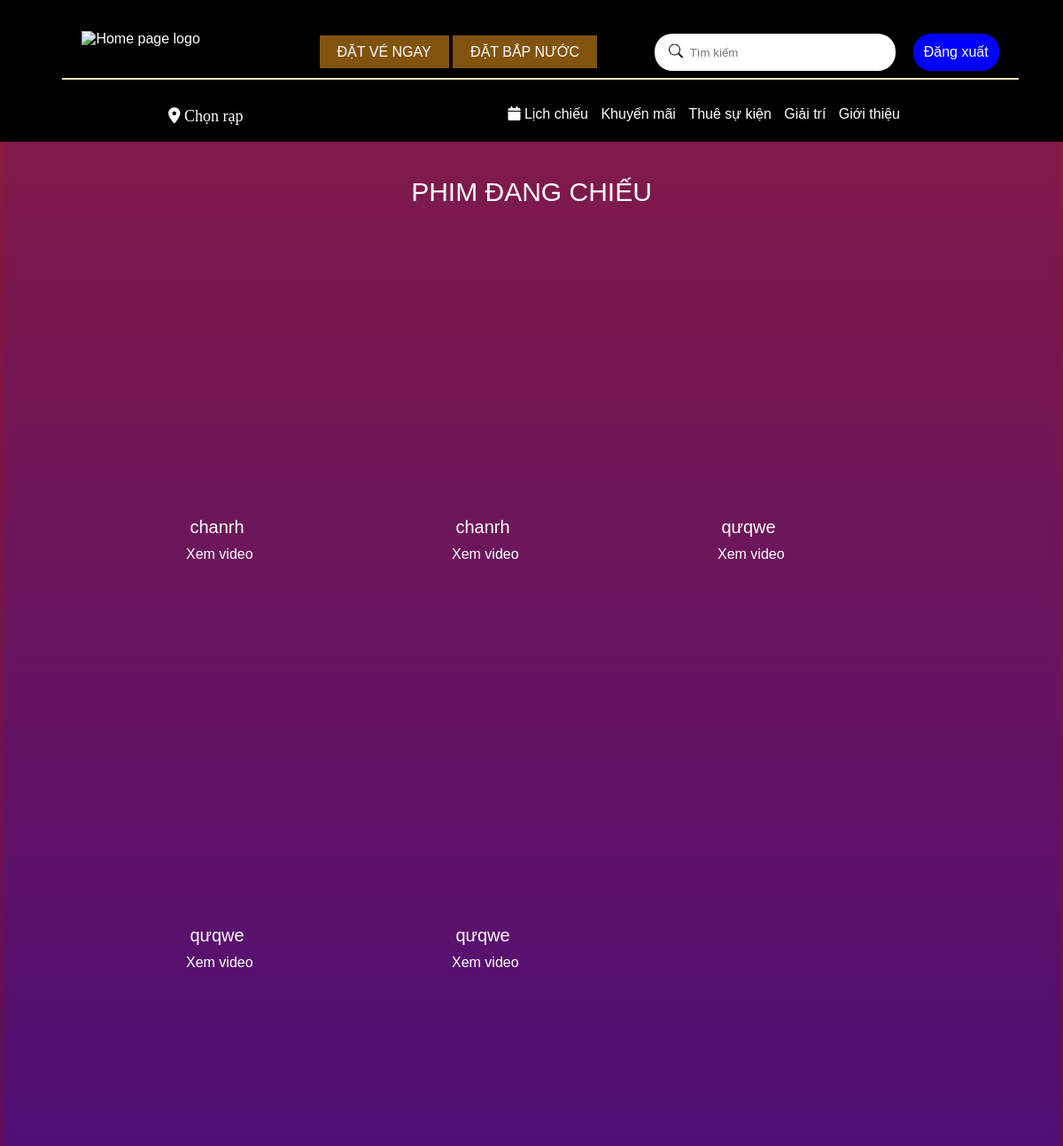
The app's page /cod/comingMovie.php (upper part), older data.
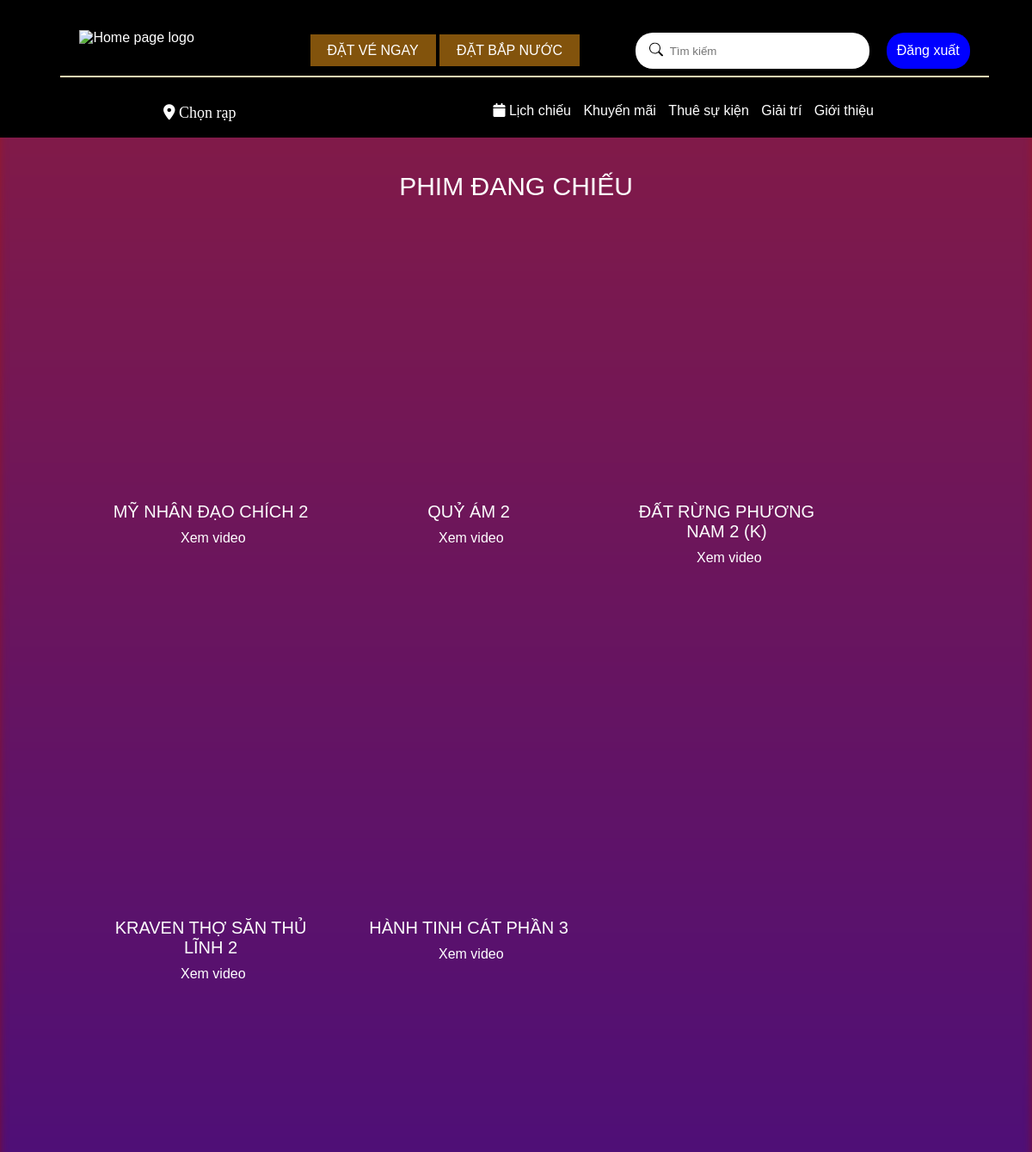
The same page, newer data.
### tables this page shows
CREATE TABLE `tblmovie` (
  `movie_id` int(50) NOT NULL,
  `movie_name` varchar(50) NOT NULL,
  `image_movie` text NOT NULL,
  `describe_movie` text NOT NULL,
  `date` date NOT NULL,
  `number_tickets_sold` varchar(50) NOT NULL,
  `price` varchar(50) NOT NULL,
  `status_movie` varchar(10) NOT NULL,
  `screen_id` int(11) NOT NULL,
  `thoiLuong` int(10) NOT NULL,
  `daoDien` text NOT NULL
);

### cod/comingMovie.php (the view, shortened to what this page needs)
<!DOCTYPE html>
<html lang="en">
<head>
    <link rel="stylesheet" href="https://cdnjs.cloudflare.com/ajax/libs/font-awesome/6.0.0-beta3/css/all.min.css">
    <link rel="stylesheet" href="pdc.css">
</head>
<body background="" style="background-color: brown;">
    <div class="main_body">
        <div class="menu">
            <div class="chung">
                <div class="function">
                    <div class="viTri">
                        <a href="index.php"><img src="https://cinestar.com.vn/_next/image/?url=%2Fassets%2Fimages%2Fheader-logo.png&w=1920&q=75" alt="Home page logo"></a>
                        <div class="bookAndpd">
                            <a href="datve.php" class="Booking_T">ĐẶT VÉ NGAY</a>
                            <a href="bapnuoc.php" class="Booking_F">ĐẶT BẮP NƯỚC</a>
                        </div>
                        <div class="searchAndLogin">
                            <div class="searchIcon">
                                <div class="search-container">
                                    <input type="text" placeholder="Tìm kiếm">
                                    <button type="button">
                                    </button>
                                </div>
                            </div>
                            <div class="Login" >
                                <a href="logout.php">Đăng xuất</a>
                            </div>
                        </div>
                    </div>
                </div>
                <div class="chose_feature">
                    <div class="Location2">
                        <nav class="first">
                            <button><i class="fas fa-map-marker-alt"></i> Chọn rạp</button>
                        </nav>
                        <div class="second">
                            <a href="lichChieu.php"><i class="fas fa-calendar"></i> Lịch chiếu</a>
                            <a href="">Khuyến mãi</a>
                            <a href="events.php">Thuê sự kiện</a>
                            <a href="">Giải trí</a>
                            <a href="gioithieu.php">Giới thiệu</a>
                        </div>
                    </div>
                </div>
            </div>
        </div>
        <div style="text-transform: uppercase;color: white;font-size: 30px;margin-top: 40px;">phim đang chiếu</div>
        <div class="Page_Content" style="display: flex;width: 80%;flex-wrap: wrap;margin-top: 40px;margin-bottom: 100px; ">
        <?php
        include "connectToDatabase.php";
        $sql = "SELECT movie_name, image_movie, describe_movie, movie_id FROM tblmovie WHERE status_movie = 'comming'";
        $result = $conn->query($sql);
        if ($result->num_rows > 0) {
            while($row = $result->fetch_assoc()) {
                echo '<div class="container_phim">
                        <div class="overlay-container" style="background-image: url(' . $row['image_movie'] . ');width: 100%;">
                            <div class="overlay-text">
                                <h2 style="margin-bottom: 70px;text-transform: uppercase;color: white;text-align: center;">' . $row['movie_name'] . '</h2>
                                <div>
                                    <div class="icon"><span class="material-symbols-outlined">bookmark</span><a href="">' . $row['describe_movie'] . '</a></div>
                                </div>
                            </div>
                        </div>
                        <div class="title_phim">' . $row['movie_name'] . '</div>
                        <div style="display: flex;">
                            <div>
                                <a href="#" class="videoLink" data-trailer-url="" style="margin-left:90px;">Xem video</a>
                                <div class="videoPopup popup">
                                    <div class="popup-content">
                                        <span class="close">&times;</span>
                                        <video controls>
                                            <source src="" type="video/mp4">
                                        </video>
                                    </div>
                                </div>
                            </div>
                        </div>
                    </div>';
            }
        } else {
            echo "No movies found";
        }
        ?>
        </div>
        </div>
</body>
</html>

### cod/pdc.css (style rules this page uses)
body { margin: 0 auto; padding: 0; box-sizing: border-box; }
a { text-decoration: none; margin-top: 5px; color: white; }
.container_phim { width: 250px; margin-right: 50px; margin-bottom: 100px; }
.overlay-container { display: flex; width: 300px; height: 300px; position: relative; overflow: hidden; background-size: cover; }
.title_phim { text-align: center; color: rgb(252, 252, 252); font-size: 20px; padding-top: 10px; padding-bottom: 10px; }

### cod/VideoLink.css (style rules this page uses)
body { font-family: Arial, sans-serif; }

### cod/index.css (style rules this page uses)
body, html { margin: 0; padding: 0; height: 100%; }
body { background: linear-gradient(rgba(90, 5, 103, 0.4), rgba(33, 4, 160, 0.877)), url('https://www.onlinekhabar.com/wp-content/uploads/2020/03/film-hall.jpg'); height: fit-content; background-repeat: no-repeat; background-size: cover; background-position: center; background-blend-mode: overlay; background-attachment: fixed }
body::before { content: ""; position: absolute; top: 0; left: 0; width: 100%; height: 100%; background: inherit; filter: blur(5px); z-index: -1; }
.main_body { width: 100%; display: flex; justify-content: center; align-items: center; flex-direction: column; }
.menu { width: 100%; display: flex; justify-content: center; align-items: center; background-color: black; z-index: 111; position: sticky; top:0; background-blend-mode: overlay; }
.chung { width: 90%; border-radius: 30px; align-items: center; padding: 20px; }
a { text-decoration: none; color: white; }
.function { display: flex; padding: 10px; width: 100%; }
.viTri { display: flex; border-bottom: solid 2px wheat; align-content: center; width: 100%; justify-content: space-around; }
.viTri a img { height: 60px; width: 170px; }
.bookAndpd { padding: 20px; margin-left: 70px; }
.bookAndpd a { padding: 10px 20px; background-color: rgb(130, 83, 12); }
.searchAndLogin { display: flex; align-items: center; }
.search-container { position: relative; display: inline-block; }
.search-container input { border: none; border-radius: 20px; height: 40px; width: 230px; padding-left: 40px; }
.search-container button { position: absolute; top: 50%; left: 10px; transform: translateY(-50%); border: none; background: none; cursor: pointer; }
.search-container button svg { fill: currentColor; }
.Login { margin-left: 20px; padding: 12px; border: none; border-radius: 20px; background-color: blue; }
.chose_feature { padding: 20px; display: flex; color: white; justify-content: center; }
.Location2 { display: flex; justify-content: center; width: 80%; position: relative; }
.Location2 .first { position: absolute; left: 0; }
.Location2 .second { position: absolute; right: 0; }
.Location2 .second a { padding: 0 0 0 10px; }
.first button { font-family: 'Times New Roman', Times, serif; font-size: 18px; color: white; background-color: black; border: none; }

Row changes from the older to the newer data that the page shows:
removed tblmovie: movie_name "chanrh"
removed tblmovie: movie_name "chanrh"
removed tblmovie: movie_name "qưqwe"
removed tblmovie: movie_name "qưqwe"
removed tblmovie: movie_name "qưqwe"
now on this page (row edited): tblmovie: movie_name "MỸ NHÂN ĐẠO CHÍCH 2"
now on this page (row edited): tblmovie: movie_name "QUỶ ÁM 2"
added tblmovie: movie_name "ĐẤT RỪNG PHƯƠNG NAM 2 (K)"
now on this page (row edited): tblmovie: movie_name "KRAVEN THỢ SĂN THỦ LĨNH 2"
added tblmovie: movie_name "HÀNH TINH CÁT PHẦN 3"
